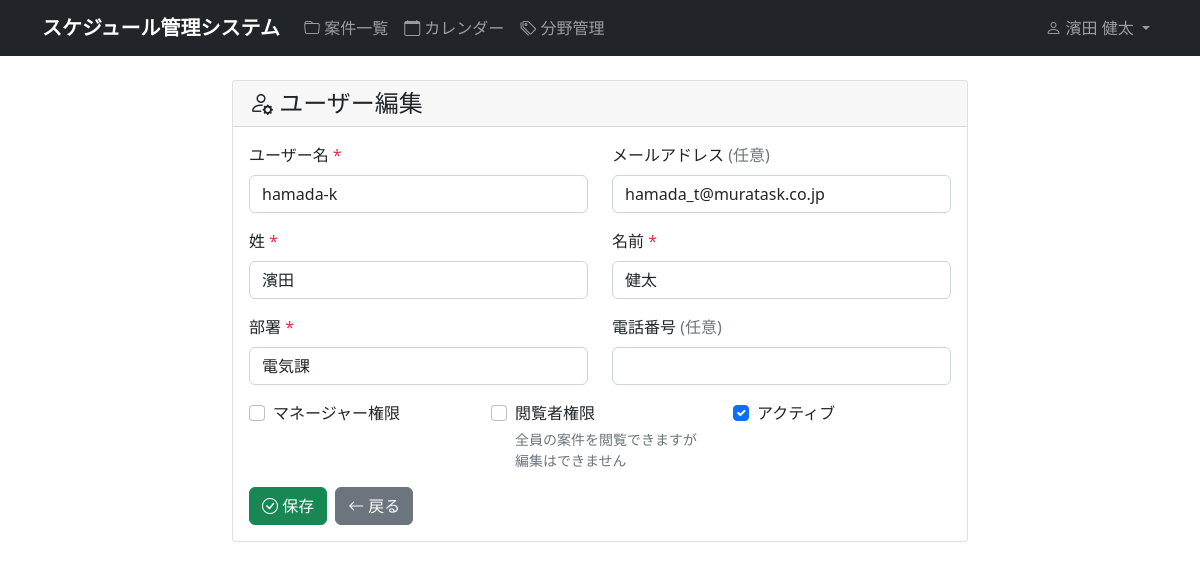
Page /accounts/users/3/edit/ (signed in) on the committed database.
### accounts/models.py (models this page shows, shortened)
class CustomUser(AbstractUser):
    email = models.EmailField('メールアドレス', blank=True, null=True)
    department = models.CharField('部署', max_length=100, blank=True)
    phone = models.CharField('電話番号', max_length=20, blank=True)
    is_manager = models.BooleanField('マネージャー権限', default=False)
    is_viewer = models.BooleanField('閲覧者権限', default=False, help_text='全員の案件を閲覧できますが編集はできません')
    class Meta:
        verbose_name = 'ユーザー'
        verbose_name_plural = 'ユーザー'

### accounts/views.py (the view)
# urls.py: path('users/<int:user_id>/edit/', views.user_edit, name='user_edit'),
@manager_required
def user_edit(request, user_id):
    user = get_object_or_404(User, id=user_id)
    if request.method == 'POST':
        form = UserManagementForm(request.POST, instance=user)
        if form.is_valid():
            form.save()
            messages.success(request, f'ユーザー「{user.username}」が更新されました。')
            return redirect('accounts:user_list')
    else:
        form = UserManagementForm(instance=user)
    return render(request, 'accounts/user_form.html', {'form': form, 'title': 'ユーザー編集', 'user': user})

### templates/accounts/user_form.html (shortened to what this page needs)
{% extends "base.html" %}
{% block content %}
<div class="row">
    <div class="col-md-8 mx-auto">
        <div class="card">
            <div class="card-header">
                <h4 class="card-title mb-0">
                    <i class="bi bi-person-gear"></i> {{ title }}
                </h4>
            </div>
            <div class="card-body">
                <form method="post">
                    <div class="row">
                        <div class="col-md-6">
                            <div class="mb-3">
                                <label for="{{ form.username.id_for_label }}" class="form-label">ユーザー名 <span class="text-danger">*</span></label>
                                {{ form.username }}
                            </div>
                        </div>
                        <div class="col-md-6">
                            <div class="mb-3">
                                <label for="{{ form.email.id_for_label }}" class="form-label">メールアドレス <span class="text-muted">(任意)</span></label>
                                {{ form.email }}
                            </div>
                        </div>
                    </div>
                    <div class="row">
                        <div class="col-md-6">
                            <div class="mb-3">
                                <label for="{{ form.last_name.id_for_label }}" class="form-label">姓 <span class="text-danger">*</span></label>
                                {{ form.last_name }}
                            </div>
                        </div>
                        <div class="col-md-6">
                            <div class="mb-3">
                                <label for="{{ form.first_name.id_for_label }}" class="form-label">名前 <span class="text-danger">*</span></label>
                                {{ form.first_name }}
                            </div>
                        </div>
                    </div>
                    <div class="row">
                        <div class="col-md-6">
                            <div class="mb-3">
                                <label for="{{ form.department.id_for_label }}" class="form-label">部署 <span class="text-danger">*</span></label>
                                {{ form.department }}
                            </div>
                        </div>
                        <div class="col-md-6">
                            <div class="mb-3">
                                <label for="{{ form.phone.id_for_label }}" class="form-label">電話番号 <span class="text-muted">(任意)</span></label>
                                {{ form.phone }}
                            </div>
                        </div>
                    </div>
                    <div class="row">
                        <div class="col-md-4">
                            <div class="mb-3 form-check">
                                {{ form.is_manager }}
                                <label class="form-check-label" for="{{ form.is_manager.id_for_label }}">
                                    マネージャー権限
                                </label>
                            </div>
                        </div>
                        <div class="col-md-4">
                            <div class="mb-3 form-check">
                                {{ form.is_viewer }}
                                <label class="form-check-label" for="{{ form.is_viewer.id_for_label }}">
                                    閲覧者権限
                                </label>
                                <small class="form-text text-muted d-block">全員の案件を閲覧できますが編集はできません</small>
                            </div>
                        </div>
                        <div class="col-md-4">
                            <div class="mb-3 form-check">
                                {{ form.is_active }}
                                <label class="form-check-label" for="{{ form.is_active.id_for_label }}">
                                    アクティブ
                                </label>
                            </div>
                        </div>
                    </div>
                    <div class="d-flex gap-2">
                        <button type="submit" class="btn btn-success">
                            <i class="bi bi-check-circle"></i> 保存
                        </button>
                        <a href="{% url 'accounts:user_list' %}" class="btn btn-secondary">
                            <i class="bi bi-arrow-left"></i> 戻る
                        </a>
                    </div>
                </form>
            </div>
        </div>
    </div>
</div>
{% endblock %}

### templates/base.html (shortened to what this page needs)
<!DOCTYPE html>
<head>
    <link href="https://cdn.jsdelivr.net/npm/bootstrap@5.1.3/dist/css/bootstrap.min.css" rel="stylesheet">
    <link rel="stylesheet" href="https://cdn.jsdelivr.net/npm/bootstrap-icons@1.7.2/font/bootstrap-icons.css">
    {% load static %}
    <link rel="stylesheet" href="{% static 'css/style.css' %}">
</head>
<body>
    <nav class="navbar navbar-expand-lg navbar-dark bg-dark">
        <div class="container">
                        <a class="navbar-brand" href="{% url 'schedule:project_list' %}">
                スケジュール管理システム
            </a>
            {% if user.is_authenticated %}
            <div class="collapse navbar-collapse" id="navbarNav">
                <ul class="navbar-nav me-auto">
                    <li class="nav-item">
                        <a class="nav-link" href="{% url 'schedule:project_list' %}">
                            <i class="bi bi-folder"></i> 案件一覧
                        </a>
                    </li>
                    <li class="nav-item">
                        <a class="nav-link" href="{% url 'schedule:calendar' %}">
                            <i class="bi bi-calendar"></i> カレンダー
                        </a>
                    </li>
                    <li class="nav-item">
                        <a class="nav-link" href="{% url 'schedule:field_list' %}">
                            <i class="bi bi-tags"></i> 分野管理
                        </a>
                    </li>
                </ul>
                <ul class="navbar-nav">
                    <li class="nav-item dropdown">
                        <a class="nav-link dropdown-toggle" href="#" role="button" data-bs-toggle="dropdown">
                            <i class="bi bi-person"></i> {% if user.first_name or user.last_name %}{{ user.last_name }} {{ user.first_name }}{% else %}{{ user.username }}{% endif %}
                        </a>
                    </li>
                </ul>
            </div>
            {% endif %}
        </div>
    </nav>
    <main class="container mt-4">
        {% block content %}
        {% endblock %}
    </main>
</body>
</html>

### static/css/style.css (style rules this page uses)
.form-control { border-radius: 0.375rem; }
.navbar-brand { font-weight: bold; }
.btn { border-radius: 0.375rem; font-weight: 500; }

### rows in the picture
CustomUser: last_name "濱田", first_name "健太", username "hamada-k", email "hamada_t@muratask.co.jp", department "電気課", is_active "☑"

### other values in the picture
{{ title }} "ユーザー編集"
